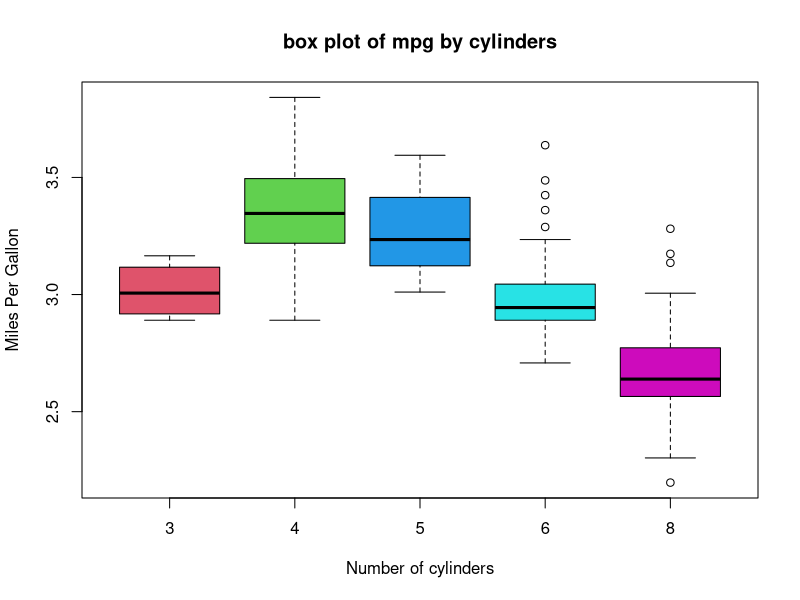
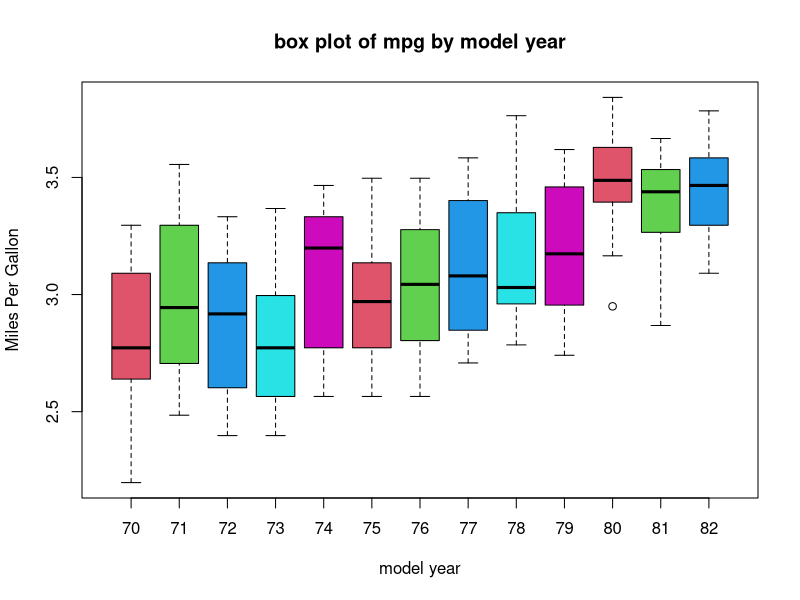
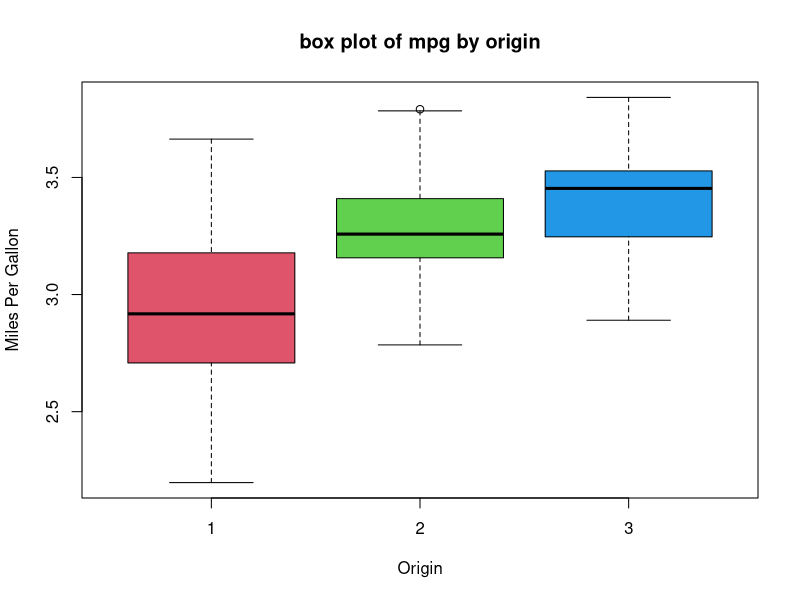
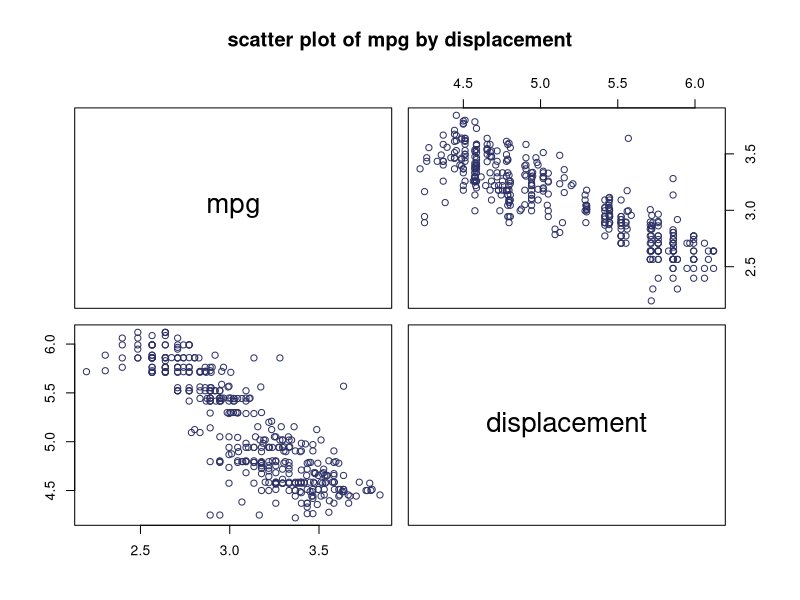
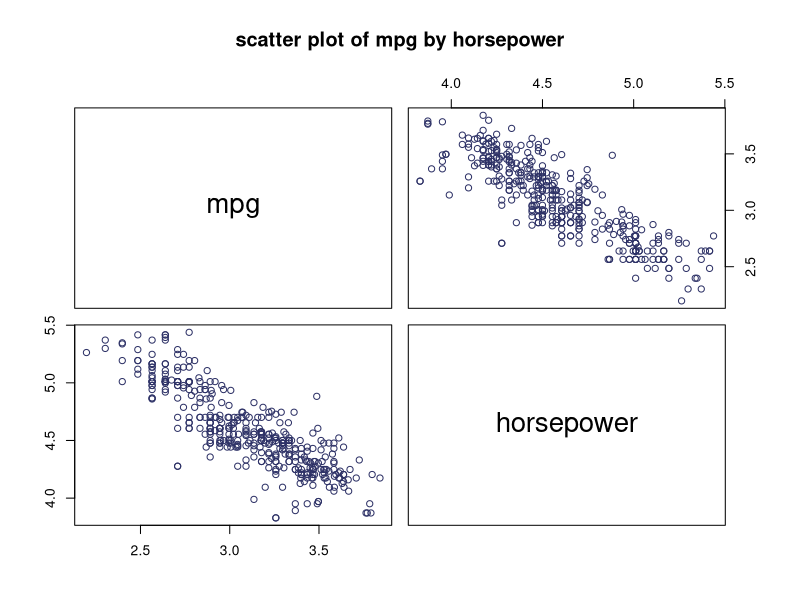
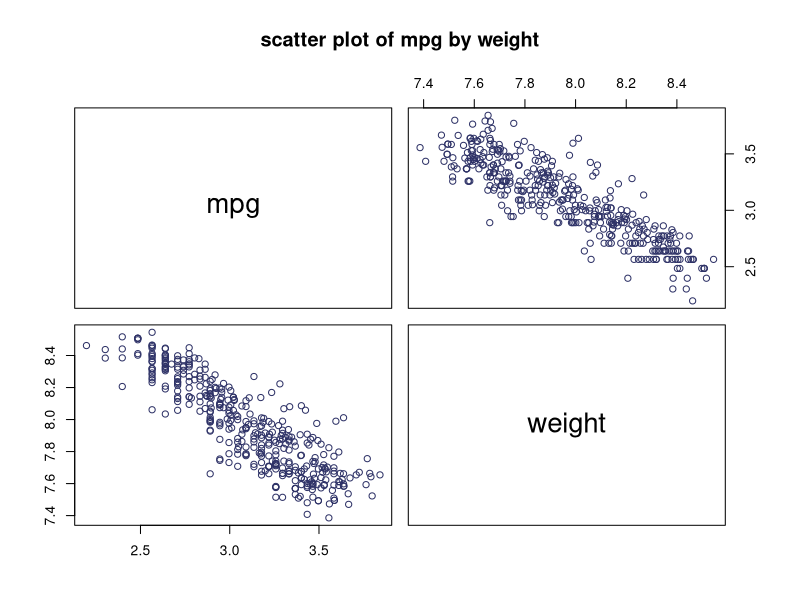
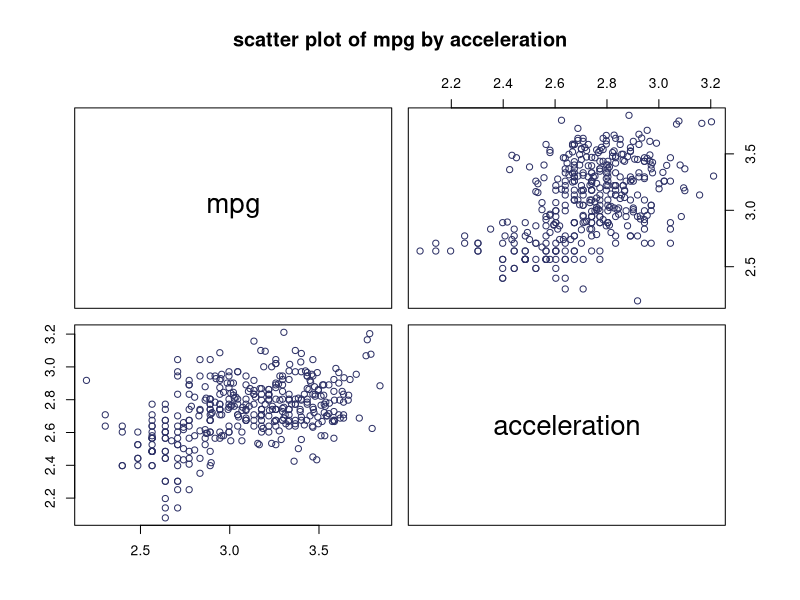

Recreate these plots in R, in order.
# Download package (tai cac thu vien):
library("dplyr")      #analysize data
library("ggplot2")    #draw plot
library("readr")      #import data
library("tidyverse")  #draw boxplot

# I/ Nhập dữ liệu (import data):
setwd("D:/Education/Computer Engineering/Semester 221/Probability and Statistics/Assignment/Data")
data<-read.csv("auto_mpg.csv", header = TRUE, sep = ";",  na.strings=c("?"))

# II/ Làm sạch dữ liệu (cleanning data):
# 1) Trích ra tệp con bao gồm các biến chính
new_data = data.frame(mpg = data$mgp,
                      cylinders = data$cylinders,
                      displacement = data$displacement,
                      horsepower = data$horsepower,
                      weight = data$weight,
                      acceleration = data$acceleration,
                      model_year = data$model_year,
                      origin = data$origin)
# 1) Loại bỏ các dữ liệu bị khuyết
apply(is.na(new_data), 2, sum)  # thống kê số lượng quan sát khuyết đối với từng biến
apply(is.na(new_data), 2, mean) # thống kê tỷ lệ giá trị khuyết đối với từng biến
new_data <- na.omit(new_data)   # xóa các quan sát mà có giá trị khuyết

nrow(data)                               # số quan sát ban đầu  
nrow(new_data)                           # số quan sát còn lại sau khi xóa
nrow(data) - nrow(new_data)              # số lượng quan sát đã bị xóa
(nrow(data) - nrow(new_data))/nrow(data) # tỷ lệ các quan sát đã bị xóa

# III/ Data visualization (làm rõ dữ liệu):
# 1) Chuyển các biến định lượng sang dạng log:
new_data[,c("mpg","displacement","horsepower","weight","acceleration")] <- log(new_data[,c("mpg","displacement","horsepower","weight","acceleration")])
# 2) Tính các giá trị đặc trưng cho các biến định lượng
mpg <- new_data$mpg
displacement <- new_data$displacement
horsepower <- new_data$horsepower
weight <- new_data$weight
acceleration <- new_data$acceleration
convariables <- data.frame(mpg, displacement, horsepower, weight, acceleration)

length = apply(convariables, 2, length) # tính kích thước
mean = apply(convariables, 2, mean) # tính kỳ vọng
sd = apply(convariables, 2, sd) # tính độ lệch chuẩn
min = apply(convariables, 2, min) # tính giá trị nhỏ nhất
max = apply(convariables, 2, max) # tính giá trị lớn nhất
Q1 = apply(convariables, 2, quantile, probs = 0.25) # tính phân vị 1
Q2 = apply(convariables, 2, quantile, probs = 0.5) # tính phân vị 2
Q3 = apply(convariables, 2, quantile, probs = 0.75) # tính phân vị 3
table_quantitatve <- t(data.frame(length, mean, sd, min, max, Q1, Q2, Q3)) # tạo bảng thống kê

# 3) Vẽ biểu đồ phân phối (histogram) cho biến phụ thuộc:
mpg_his = ggplot(new_data, aes(mpg)) + 
  geom_histogram(col="white", aes(fill=..count..)) + 
  scale_fill_gradient("frequency", low="green", high="red") + 
  xlab("value of mpg") + 
  ylab("frequency") + 
  ggtitle('histogram of mpg')

# 4) xác định số lượng từng chủng loại cho các biến định tính
table_quanlitative <- apply(new_data[,c("cylinders", "model_year", "origin")], 2, table)

# 5) Vẽ biểu đồ cho biến phụ thuộc mpg
# a. Vẽ biểu đồ hộp (boxplot) cho biến mpg 
# theo các biến độc lập định tính cylinders, model_year, origin
cylinders_boxplot = boxplot(mpg~cylinders, 
                  data = new_data, 
                  xlab = "Number of cylinders",
                  ylab = "Miles Per Gallon",
                  main = "box plot of mpg by cylinders",
                  col = 2:6)
modelyear_boxplot = boxplot(mpg~model_year, 
                 data = new_data, 
                 xlab = "model year",
                 ylab = "Miles Per Gallon",
                 main = "box plot of mpg by model year",
                 col = 2:6)
origin_boxplot = boxplot(mpg~origin, 
                        data = new_data,
                        xlab = "Origin",
                        ylab = "Miles Per Gallon",
                        main = "box plot of mpg by origin",
                        col = 2:6)
# b. Vẽ biểu đồ phân tán (scatterplots) cho biến mpg 
# theo các biến độc lập định lượng displacement, horsepower, weight, acceleration
displacement_scatterplot = pairs(mpg~displacement, 
                                 data = new_data,
                                 labels = c("mpg", "displacement"),
                                 col = "#2d3166", 
                                 main = "scatter plot of mpg by displacement")
horsepower_scatterplot = pairs(mpg~horsepower, 
                                 data = new_data,
                                 labels = c("mpg", "horsepower"),
                                 col = "#2d3166", 
                                 main = "scatter plot of mpg by horsepower")
weight_scatterplot = pairs(mpg~weight, 
                               data = new_data,
                               labels = c("mpg", "weight"),
                               col = "#2d3166", 
                               main = "scatter plot of mpg by weight")
acceleration_scatterplot = pairs(mpg~acceleration, 
                           data = new_data,
                           labels = c("mpg", "acceleration"),
                           col = "#2d3166", 
                           main = "scatter plot of mpg by acceleration")

# Iv/ Chia bộ dữ liệu thành hai mẫu
sample_size = floor(0.512*nrow(new_data))
set.seed(777)

picked = sample(seq_len(nrow(new_data)), size = sample_size)
auto_mpg1 = new_data[picked,]      # mẫu huấn luyện
auto_mpg2 = new_data[-picked,]     # mẫu kiểm tra

# V/ Mô hình hồi quy tuyến tính
# 1) Xây dựng mô hình với forward selection
null = lm(mpg~1, data = auto_mpg1)
fw = step(null, mpg~cylinders+displacement+horsepower+weight+acceleration+model_year+origin, dierection = "forward", test = "F", k = log(nrow(auto_mpg1)))
summary(fw)

# 2) Xây dựng mô hình tuyến tính với backward elimination
full = lm(mpg~cylinders+displacement+horsepower+weight+acceleration+model_year+origin, data = auto_mpg1)
bw = step(full, direction = "backward", test = "F", k = log(nrow(auto_mpg1)))
summary(bw)
        
# 3) Xây dựng mô hình hồi quy với stepwise regression
null1 = lm(mpg~1,data = auto_mpg1)
bd = step(null1, mpg~cylinders+displacement+horsepower+weight+acceleration+model_year+origin, direction = "both", test = "F", k = log(nrow(auto_mpg1)))
bd$anova
summary(bd)
